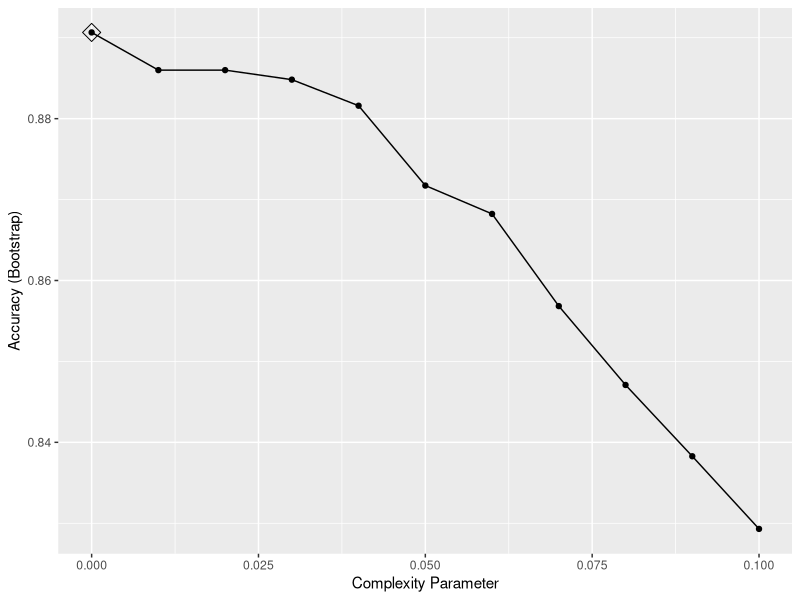
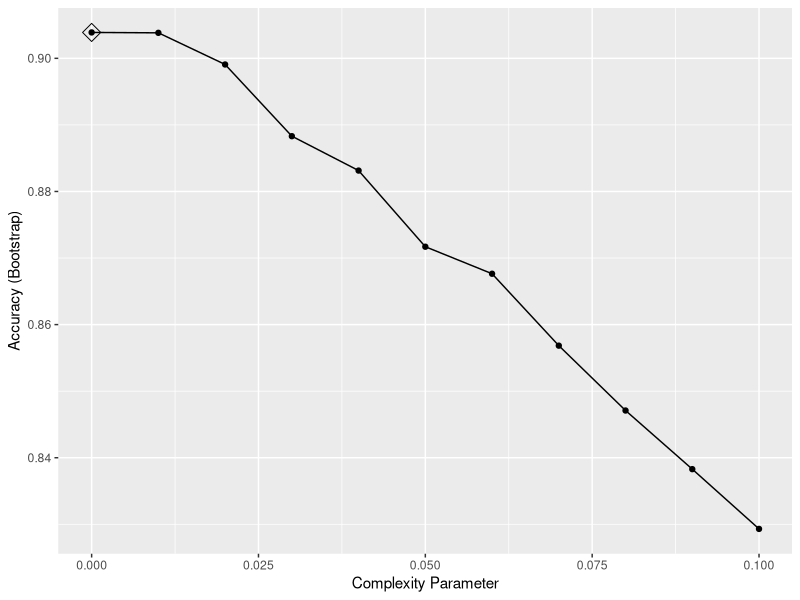

Write R code to recreate these figures, in order. (Note: this script raises an error after producing the figures.)
library(tidyverse)
library(dslabs)
library(dplyr)
library(caret)
library(ggplot2)
library(rpart)
library(randomForest)


# Q1
cat("\014")
data("tissue_gene_expression")
x <- tissue_gene_expression$x
y <- tissue_gene_expression$y
set.seed(1991)
fit0 <- caret::train(x, y, method = "rpart", tuneGrid = data.frame(cp = seq(0, 0.1, 0.01)))
ggplot(fit0, highlight = TRUE)
cat("\014")
fit0$bestTune


# Q2
set.seed(1991)
fit <- caret::train(x, y, method = "rpart", tuneGrid = data.frame(cp = seq(0, 0.1, 0.01)), control = rpart.control(minsplit = 0))
ggplot(fit, highlight = TRUE)
cat("\014")
fit$bestTune
confusionMatrix(fit0)
confusionMatrix(fit)
fit_rpart <- fit # for Q6


# Q3
cat("\014")
plot(fit1$finalModel, margin = 0.1)
text(fit1$finalModel, cex = 0.75)

# Q4
set.seed(1991)
fit <- train(x, y, method = "rf", tuneGrid = data.frame(mtry = seq(50, 200, 25)), nodesize = 1)
fit$bestTune

# Q5
cat("\014")
varImp(fit)

# Q6
cat("\014")
tree_terms <- as.character(unique(fit_rpart$finalModel$frame$var[!(fit_rpart$finalModel$frame$var == "<leaf>")]))
cat("\014")
names <- tree_terms
VI <- varImp(fit)

df <- data.frame(term = rownames(VI$importance), imp = VI$importance$Overall) %>% mutate(rank = rank(-imp)) %>% arrange(desc(imp)) %>% filter(term == "CFHR4")
df












  
